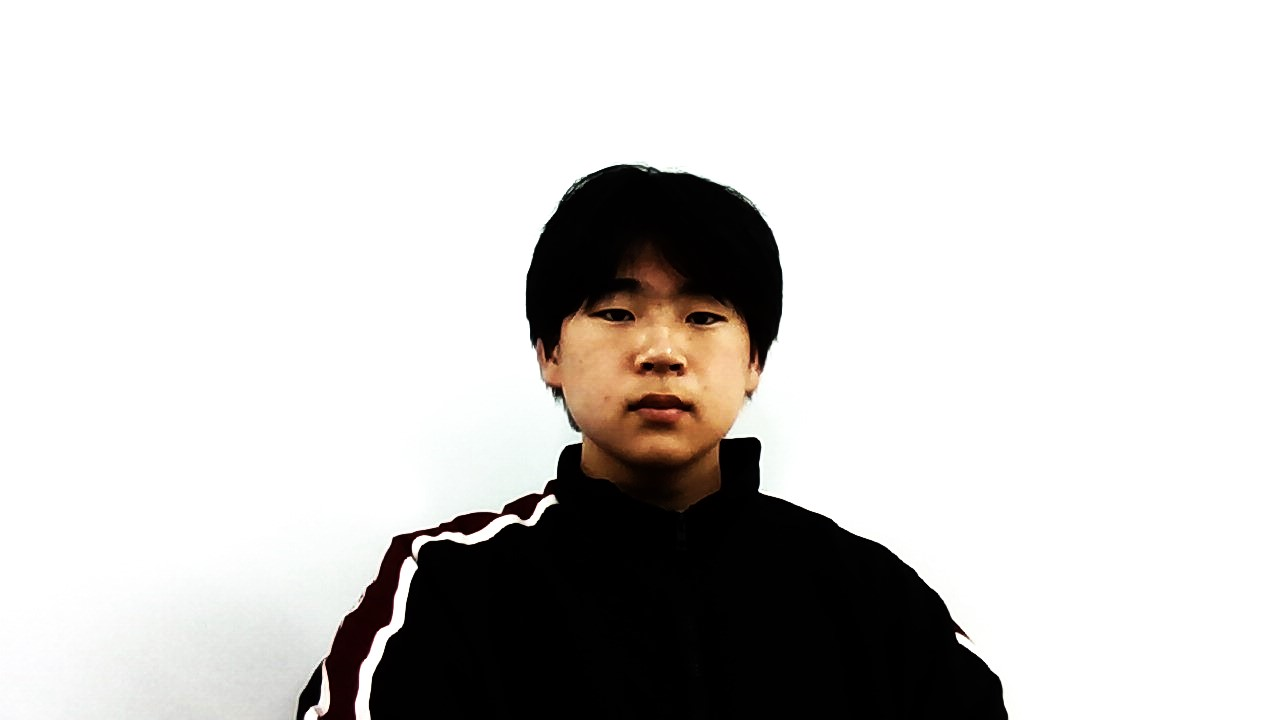
#> input picture images/target.jpg, 1280 x 720 px
$ python 3412_20230331.py
#> lines starting #> are read from the running program, lines starting #| are printed output that depends on the picture; after the words box and inside, x2 and y2 are one past the last pixel; in counts of white or black regions, pixels touching at a corner belong together
#3학년 4반 12번 최신우
#배경과 타겟을 subtract하고 binary작업하고 마스크를 이용해서 bitwise_and 한다.

import cv2 as cv
from matplotlib import pyplot as plt

#이미지 불러오기
target = cv.imread('images/target.jpg', cv.IMREAD_GRAYSCALE)
#> target: shape (720, 1280); min 0, max 255, mean 205.7
background = cv.imread('images/background.jpg', cv.IMREAD_GRAYSCALE)
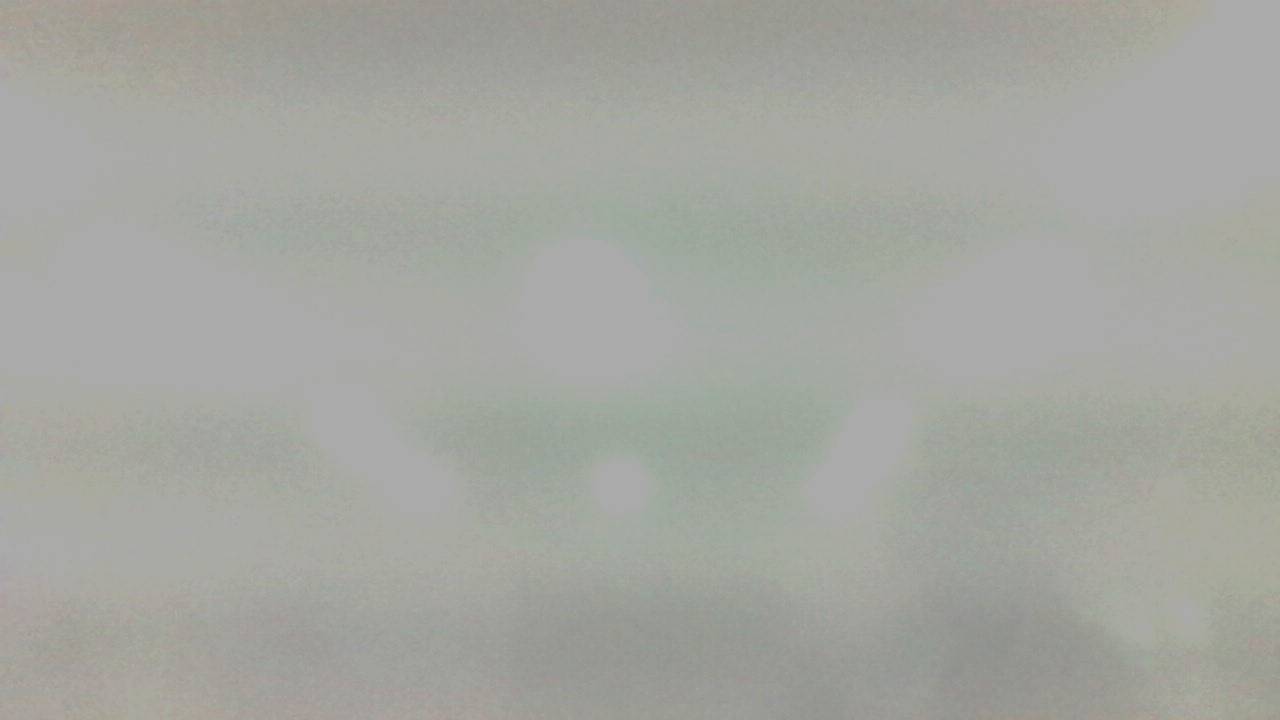
#> input picture images/background.jpg, 1280 x 720 px
#> background: shape (720, 1280); min 143, max 172, mean 164.5

# #이미지 흐림처리
# target = cv.medianBlur(target,5)
# background = cv.medianBlur(background,5)


#타겟 추출하기
subimg = cv.subtract(target, background)
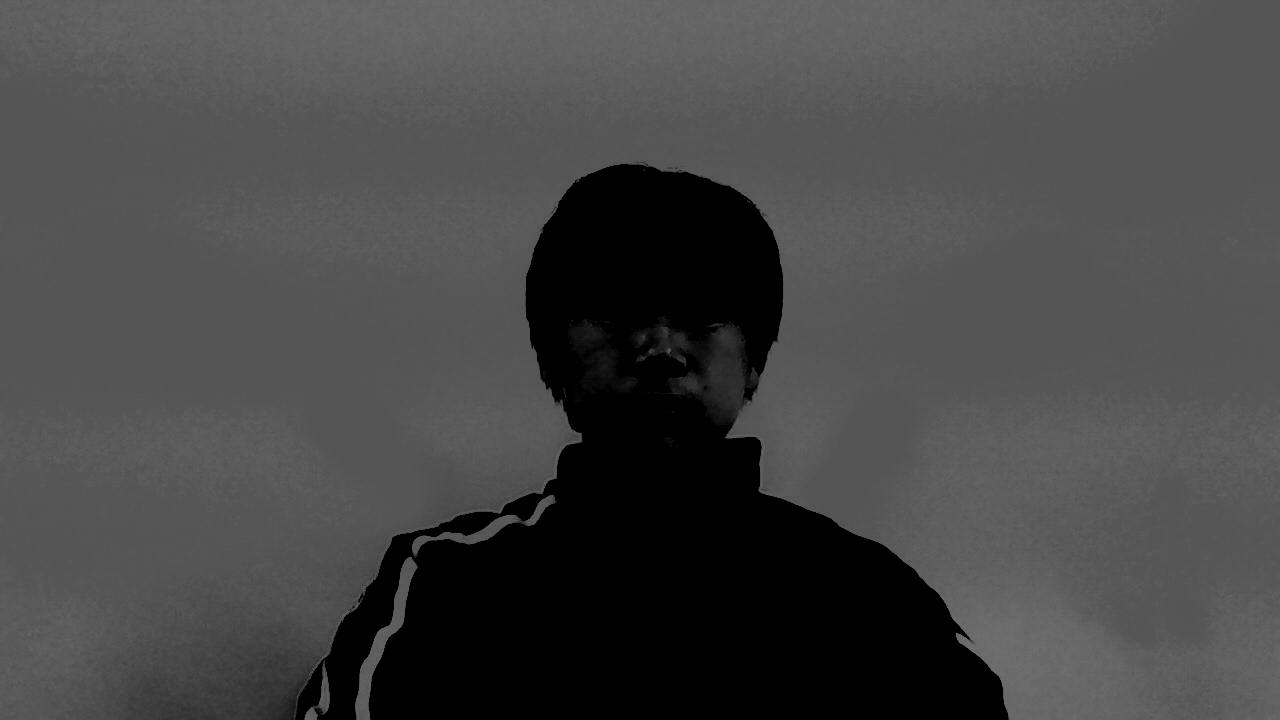
#> subimg: shape (720, 1280); min 0, max 112, mean 70.1

#이미지 이진화 하기
ret, mask = cv.threshold(subimg,50,255,cv.THRESH_BINARY_INV)
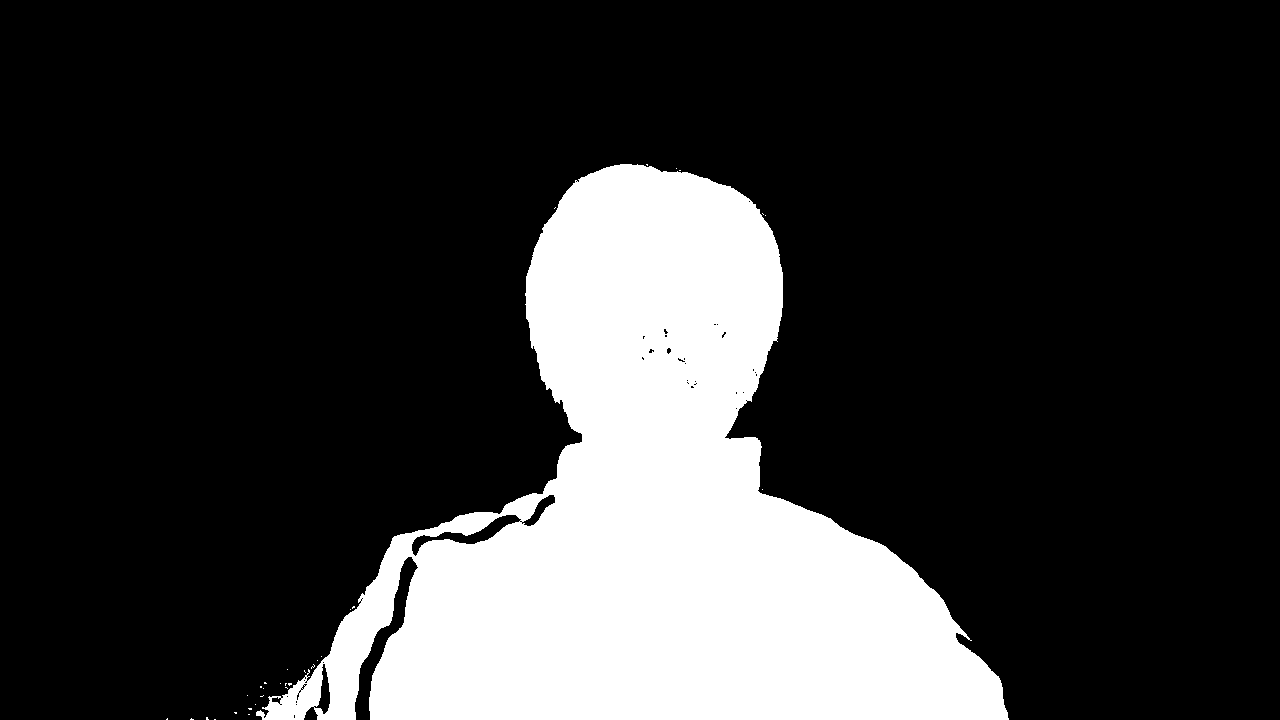
#> mask: shape (720, 1280); 21% white; 32 white regions (31 under 20 px), largest, box (x1, y1, x2, y2) and area: (256, 164, 1009, 720) 193719


#원본 target에서 마스크 빼기
result = cv.bitwise_and(target, mask)
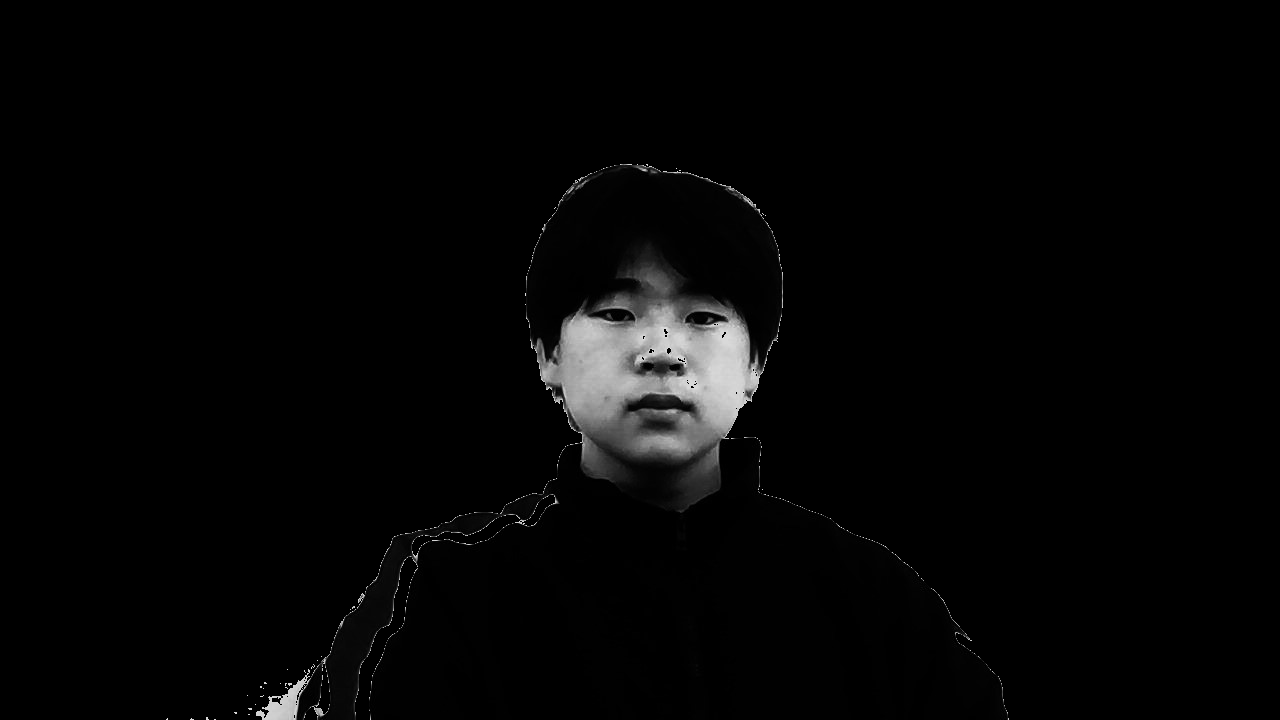
#> result: shape (720, 1280); min 0, max 220, mean 5.3

#결과 출력하기
titles = ['target', 'background', 'mask', 'result']
imgs   = [target, background, mask, result]

for i in range(4):
    plt.subplot(2,3,i+1)
    plt.imshow(imgs[i])
    plt.title(titles[i])
    plt.xticks([])
    plt.yticks([])
plt.show()
